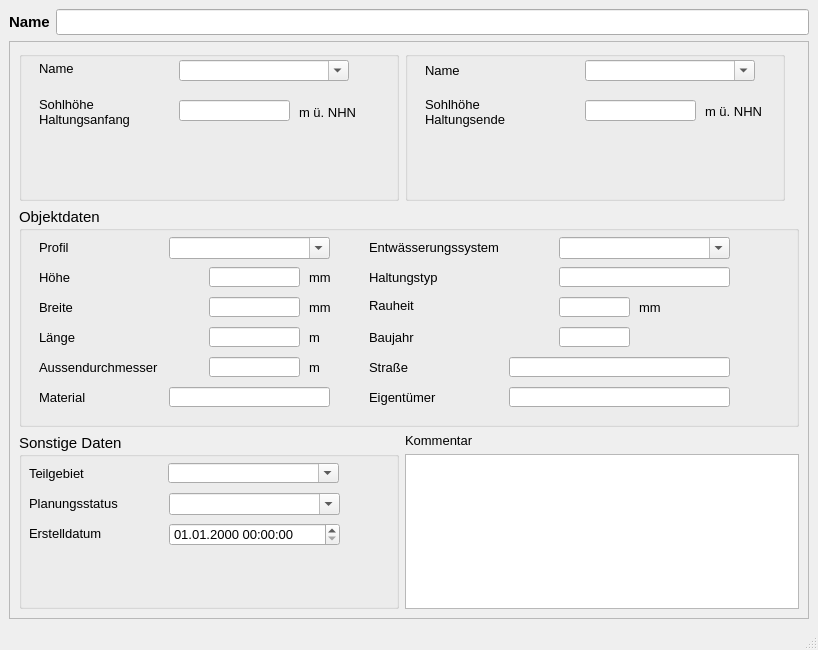
<?xml version="1.0" encoding="UTF-8"?>
<ui version="4.0">
 <class>MainWindow</class>
 <widget class="QMainWindow" name="MainWindow">
  <property name="geometry">
   <rect>
    <x>0</x>
    <y>0</y>
    <width>818</width>
    <height>650</height>
   </rect>
  </property>
  <property name="minimumSize">
   <size>
    <width>680</width>
    <height>520</height>
   </size>
  </property>
  <property name="font">
   <font>
    <family>Tahoma</family>
    <pointsize>10</pointsize>
   </font>
  </property>
  <property name="windowTitle">
   <string>Schieber</string>
  </property>
  <widget class="QWidget" name="centralwidget">
   <layout class="QVBoxLayout" name="verticalLayout">
    <item>
     <layout class="QHBoxLayout" name="horizontalLayout">
      <item>
       <widget class="QLabel" name="label">
        <property name="font">
         <font>
          <family>Tahoma</family>
          <pointsize>11</pointsize>
          <weight>75</weight>
          <bold>true</bold>
         </font>
        </property>
        <property name="text">
         <string>Name</string>
        </property>
       </widget>
      </item>
      <item>
       <widget class="QLineEdit" name="haltnam">
        <property name="font">
         <font>
          <family>Tahoma</family>
          <pointsize>11</pointsize>
         </font>
        </property>
        <property name="toolTip">
         <string>&lt;html&gt;&lt;head/&gt;&lt;body&gt;&lt;p&gt;Eindeutige Bezeichnung&lt;/p&gt;&lt;/body&gt;&lt;/html&gt;</string>
        </property>
        <property name="statusTip">
         <string>Eindeutige Bezeichnung</string>
        </property>
       </widget>
      </item>
     </layout>
    </item>
    <item>
     <widget class="QScrollArea" name="scrollArea">
      <property name="widgetResizable">
       <bool>true</bool>
      </property>
      <widget class="QWidget" name="scrollAreaWidgetContents">
       <property name="geometry">
        <rect>
         <x>0</x>
         <y>0</y>
         <width>794</width>
         <height>536</height>
        </rect>
       </property>
       <layout class="QGridLayout" name="gridLayout">
        <item row="0" column="0">
         <widget class="QGroupBox" name="groupBox_2">
          <property name="minimumSize">
           <size>
            <width>380</width>
            <height>150</height>
           </size>
          </property>
          <property name="font">
           <font>
            <family>Tahoma</family>
            <pointsize>11</pointsize>
           </font>
          </property>
          <property name="title">
           <string/>
          </property>
          <widget class="QComboBox" name="schoben">
           <property name="geometry">
            <rect>
             <x>160</x>
             <y>9</y>
             <width>170</width>
             <height>21</height>
            </rect>
           </property>
           <property name="font">
            <font>
             <family>Tahoma</family>
             <pointsize>10</pointsize>
            </font>
           </property>
           <property name="toolTip">
            <string>&lt;html&gt;&lt;head/&gt;&lt;body&gt;&lt;p&gt;Name des oberen Schachts&lt;/p&gt;&lt;/body&gt;&lt;/html&gt;</string>
           </property>
           <property name="statusTip">
            <string>Name des oberen Schachts</string>
           </property>
           <property name="editable">
            <bool>true</bool>
           </property>
          </widget>
          <widget class="QLabel" name="label_3">
           <property name="geometry">
            <rect>
             <x>20</x>
             <y>9</y>
             <width>90</width>
             <height>16</height>
            </rect>
           </property>
           <property name="font">
            <font>
             <family>Tahoma</family>
             <pointsize>10</pointsize>
            </font>
           </property>
           <property name="text">
            <string>Name</string>
           </property>
          </widget>
          <widget class="QLabel" name="label_28">
           <property name="geometry">
            <rect>
             <x>20</x>
             <y>40</y>
             <width>131</width>
             <height>41</height>
            </rect>
           </property>
           <property name="font">
            <font>
             <family>Tahoma</family>
             <pointsize>10</pointsize>
            </font>
           </property>
           <property name="text">
            <string>Sohlhöhe
Haltungsanfang</string>
           </property>
          </widget>
          <widget class="QLabel" name="label_18">
           <property name="geometry">
            <rect>
             <x>280</x>
             <y>51</y>
             <width>61</width>
             <height>20</height>
            </rect>
           </property>
           <property name="font">
            <font>
             <family>Tahoma</family>
             <pointsize>10</pointsize>
            </font>
           </property>
           <property name="text">
            <string>m ü. NHN</string>
           </property>
          </widget>
          <widget class="QLineEdit" name="sohleoben">
           <property name="geometry">
            <rect>
             <x>160</x>
             <y>49</y>
             <width>111</width>
             <height>21</height>
            </rect>
           </property>
           <property name="font">
            <font>
             <family>Tahoma</family>
             <pointsize>10</pointsize>
            </font>
           </property>
           <property name="toolTip">
            <string/>
           </property>
           <property name="statusTip">
            <string/>
           </property>
          </widget>
         </widget>
        </item>
        <item row="0" column="1">
         <widget class="QGroupBox" name="groupBox_4">
          <property name="minimumSize">
           <size>
            <width>380</width>
            <height>0</height>
           </size>
          </property>
          <property name="maximumSize">
           <size>
            <width>350</width>
            <height>16777215</height>
           </size>
          </property>
          <property name="font">
           <font>
            <family>Tahoma</family>
            <pointsize>11</pointsize>
           </font>
          </property>
          <property name="title">
           <string/>
          </property>
          <widget class="QComboBox" name="schunten">
           <property name="geometry">
            <rect>
             <x>180</x>
             <y>9</y>
             <width>170</width>
             <height>21</height>
            </rect>
           </property>
           <property name="font">
            <font>
             <family>Tahoma</family>
             <pointsize>10</pointsize>
            </font>
           </property>
           <property name="toolTip">
            <string>&lt;html&gt;&lt;head/&gt;&lt;body&gt;&lt;p&gt;Name des unteren Schachts&lt;/p&gt;&lt;/body&gt;&lt;/html&gt;</string>
           </property>
           <property name="statusTip">
            <string>Name des unteren Schachts</string>
           </property>
           <property name="editable">
            <bool>true</bool>
           </property>
          </widget>
          <widget class="QLabel" name="label_9">
           <property name="geometry">
            <rect>
             <x>20</x>
             <y>9</y>
             <width>100</width>
             <height>21</height>
            </rect>
           </property>
           <property name="font">
            <font>
             <family>Tahoma</family>
             <pointsize>10</pointsize>
            </font>
           </property>
           <property name="text">
            <string>Name</string>
           </property>
          </widget>
          <widget class="QLabel" name="label_29">
           <property name="geometry">
            <rect>
             <x>20</x>
             <y>40</y>
             <width>121</width>
             <height>41</height>
            </rect>
           </property>
           <property name="font">
            <font>
             <family>Tahoma</family>
             <pointsize>10</pointsize>
            </font>
           </property>
           <property name="text">
            <string>Sohlhöhe
Haltungsende</string>
           </property>
          </widget>
          <widget class="QLineEdit" name="sohleunten">
           <property name="geometry">
            <rect>
             <x>180</x>
             <y>49</y>
             <width>111</width>
             <height>21</height>
            </rect>
           </property>
           <property name="font">
            <font>
             <family>Tahoma</family>
             <pointsize>10</pointsize>
            </font>
           </property>
           <property name="toolTip">
            <string/>
           </property>
           <property name="statusTip">
            <string/>
           </property>
          </widget>
          <widget class="QLabel" name="label_19">
           <property name="geometry">
            <rect>
             <x>300</x>
             <y>50</y>
             <width>61</width>
             <height>21</height>
            </rect>
           </property>
           <property name="font">
            <font>
             <family>Tahoma</family>
             <pointsize>10</pointsize>
            </font>
           </property>
           <property name="text">
            <string>m ü. NHN</string>
           </property>
          </widget>
         </widget>
        </item>
        <item row="1" column="0" colspan="2">
         <widget class="QGroupBox" name="groupBox_5">
          <property name="minimumSize">
           <size>
            <width>0</width>
            <height>220</height>
           </size>
          </property>
          <property name="maximumSize">
           <size>
            <width>16777215</width>
            <height>220</height>
           </size>
          </property>
          <property name="font">
           <font>
            <family>Tahoma</family>
            <pointsize>11</pointsize>
           </font>
          </property>
          <property name="title">
           <string>Objektdaten</string>
          </property>
          <widget class="QLabel" name="label_21">
           <property name="geometry">
            <rect>
             <x>290</x>
             <y>120</y>
             <width>31</width>
             <height>21</height>
            </rect>
           </property>
           <property name="font">
            <font>
             <family>Tahoma</family>
             <pointsize>10</pointsize>
            </font>
           </property>
           <property name="text">
            <string>m </string>
           </property>
          </widget>
          <widget class="QLabel" name="label_17">
           <property name="geometry">
            <rect>
             <x>20</x>
             <y>110</y>
             <width>151</width>
             <height>41</height>
            </rect>
           </property>
           <property name="font">
            <font>
             <family>Tahoma</family>
             <pointsize>10</pointsize>
            </font>
           </property>
           <property name="text">
            <string>Länge</string>
           </property>
          </widget>
          <widget class="QLabel" name="label_70">
           <property name="geometry">
            <rect>
             <x>620</x>
             <y>90</y>
             <width>46</width>
             <height>21</height>
            </rect>
           </property>
           <property name="font">
            <font>
             <family>Tahoma</family>
             <pointsize>10</pointsize>
            </font>
           </property>
           <property name="text">
            <string>mm</string>
           </property>
          </widget>
          <widget class="QLabel" name="label_54">
           <property name="geometry">
            <rect>
             <x>20</x>
             <y>30</y>
             <width>91</width>
             <height>21</height>
            </rect>
           </property>
           <property name="font">
            <font>
             <family>Tahoma</family>
             <pointsize>10</pointsize>
            </font>
           </property>
           <property name="text">
            <string>Profil</string>
           </property>
          </widget>
          <widget class="QLabel" name="label_52">
           <property name="geometry">
            <rect>
             <x>350</x>
             <y>30</y>
             <width>171</width>
             <height>21</height>
            </rect>
           </property>
           <property name="font">
            <font>
             <family>Tahoma</family>
             <pointsize>10</pointsize>
            </font>
           </property>
           <property name="text">
            <string>Entwässerungssystem</string>
           </property>
          </widget>
          <widget class="QLineEdit" name="material">
           <property name="geometry">
            <rect>
             <x>150</x>
             <y>180</y>
             <width>161</width>
             <height>20</height>
            </rect>
           </property>
           <property name="toolTip">
            <string>&lt;html&gt;&lt;head/&gt;&lt;body&gt;&lt;p&gt;Material&lt;/p&gt;&lt;/body&gt;&lt;/html&gt;</string>
           </property>
           <property name="statusTip">
            <string/>
           </property>
          </widget>
          <widget class="QLineEdit" name="ks">
           <property name="geometry">
            <rect>
             <x>540</x>
             <y>90</y>
             <width>71</width>
             <height>20</height>
            </rect>
           </property>
           <property name="font">
            <font>
             <family>Tahoma</family>
             <pointsize>10</pointsize>
            </font>
           </property>
           <property name="toolTip">
            <string>&lt;html&gt;&lt;head/&gt;&lt;body&gt;&lt;p&gt;Absolute Rauheit gemäß Prandtl-Colebrook&lt;/p&gt;&lt;/body&gt;&lt;/html&gt;</string>
           </property>
           <property name="statusTip">
            <string>Absolute Rauheit gemäß Prandtl-Colebrook</string>
           </property>
          </widget>
          <widget class="QLabel" name="label_20">
           <property name="geometry">
            <rect>
             <x>290</x>
             <y>90</y>
             <width>31</width>
             <height>21</height>
            </rect>
           </property>
           <property name="font">
            <font>
             <family>Tahoma</family>
             <pointsize>10</pointsize>
            </font>
           </property>
           <property name="text">
            <string>mm</string>
           </property>
          </widget>
          <widget class="QLabel" name="label_61">
           <property name="geometry">
            <rect>
             <x>350</x>
             <y>90</y>
             <width>101</width>
             <height>16</height>
            </rect>
           </property>
           <property name="font">
            <font>
             <family>Tahoma</family>
             <pointsize>10</pointsize>
            </font>
           </property>
           <property name="text">
            <string>Rauheit</string>
           </property>
          </widget>
          <widget class="QLabel" name="label_12">
           <property name="geometry">
            <rect>
             <x>350</x>
             <y>120</y>
             <width>101</width>
             <height>21</height>
            </rect>
           </property>
           <property name="font">
            <font>
             <family>Tahoma</family>
             <pointsize>10</pointsize>
            </font>
           </property>
           <property name="text">
            <string>Baujahr</string>
           </property>
          </widget>
          <widget class="QLineEdit" name="hoehe">
           <property name="geometry">
            <rect>
             <x>190</x>
             <y>60</y>
             <width>91</width>
             <height>20</height>
            </rect>
           </property>
           <property name="font">
            <font>
             <family>Tahoma</family>
             <pointsize>10</pointsize>
            </font>
           </property>
           <property name="toolTip">
            <string/>
           </property>
           <property name="statusTip">
            <string/>
           </property>
          </widget>
          <widget class="QComboBox" name="profilnam">
           <property name="geometry">
            <rect>
             <x>150</x>
             <y>30</y>
             <width>161</width>
             <height>22</height>
            </rect>
           </property>
           <property name="font">
            <font>
             <family>Tahoma</family>
             <pointsize>10</pointsize>
            </font>
           </property>
           <property name="toolTip">
            <string>&lt;html&gt;&lt;head/&gt;&lt;body&gt;&lt;p&gt;Profil der Haltung gem. HE&lt;/p&gt;&lt;/body&gt;&lt;/html&gt;</string>
           </property>
           <property name="statusTip">
            <string/>
           </property>
           <property name="editable">
            <bool>true</bool>
           </property>
          </widget>
          <widget class="QLabel" name="label_7">
           <property name="geometry">
            <rect>
             <x>20</x>
             <y>90</y>
             <width>101</width>
             <height>21</height>
            </rect>
           </property>
           <property name="font">
            <font>
             <family>Tahoma</family>
             <pointsize>10</pointsize>
            </font>
           </property>
           <property name="text">
            <string>Breite</string>
           </property>
          </widget>
          <widget class="QLabel" name="label_16">
           <property name="geometry">
            <rect>
             <x>290</x>
             <y>60</y>
             <width>31</width>
             <height>21</height>
            </rect>
           </property>
           <property name="font">
            <font>
             <family>Tahoma</family>
             <pointsize>10</pointsize>
            </font>
           </property>
           <property name="text">
            <string>mm</string>
           </property>
          </widget>
          <widget class="QComboBox" name="entwart">
           <property name="geometry">
            <rect>
             <x>540</x>
             <y>30</y>
             <width>171</width>
             <height>22</height>
            </rect>
           </property>
           <property name="font">
            <font>
             <family>Tahoma</family>
             <pointsize>10</pointsize>
            </font>
           </property>
           <property name="toolTip">
            <string>&lt;html&gt;&lt;head/&gt;&lt;body&gt;&lt;p&gt;vorh. Entwässerungssystem (z.B. Mischwasser, Regenwasser etc.)&lt;/p&gt;&lt;/body&gt;&lt;/html&gt;</string>
           </property>
           <property name="statusTip">
            <string>vorh. Entwässerungssystem (z.B. Mischwasser, Regenwasser etc.)</string>
           </property>
           <property name="editable">
            <bool>true</bool>
           </property>
          </widget>
          <widget class="QLineEdit" name="laenge">
           <property name="geometry">
            <rect>
             <x>190</x>
             <y>120</y>
             <width>91</width>
             <height>20</height>
            </rect>
           </property>
           <property name="font">
            <font>
             <family>Tahoma</family>
             <pointsize>10</pointsize>
            </font>
           </property>
           <property name="toolTip">
            <string/>
           </property>
           <property name="statusTip">
            <string/>
           </property>
          </widget>
          <widget class="QLineEdit" name="aussendurchmesser">
           <property name="geometry">
            <rect>
             <x>190</x>
             <y>150</y>
             <width>91</width>
             <height>20</height>
            </rect>
           </property>
           <property name="toolTip">
            <string>&lt;html&gt;&lt;head/&gt;&lt;body&gt;&lt;p&gt;Aussendurchmesser&lt;/p&gt;&lt;/body&gt;&lt;/html&gt;</string>
           </property>
           <property name="statusTip">
            <string/>
           </property>
          </widget>
          <widget class="QLabel" name="label_14">
           <property name="geometry">
            <rect>
             <x>20</x>
             <y>150</y>
             <width>181</width>
             <height>21</height>
            </rect>
           </property>
           <property name="font">
            <font>
             <family>Tahoma</family>
             <pointsize>10</pointsize>
            </font>
           </property>
           <property name="text">
            <string>Aussendurchmesser</string>
           </property>
          </widget>
          <widget class="QLineEdit" name="breite">
           <property name="geometry">
            <rect>
             <x>190</x>
             <y>90</y>
             <width>91</width>
             <height>20</height>
            </rect>
           </property>
           <property name="font">
            <font>
             <family>Tahoma</family>
             <pointsize>10</pointsize>
            </font>
           </property>
           <property name="toolTip">
            <string/>
           </property>
           <property name="statusTip">
            <string/>
           </property>
          </widget>
          <widget class="QLineEdit" name="baujahr">
           <property name="geometry">
            <rect>
             <x>540</x>
             <y>120</y>
             <width>71</width>
             <height>20</height>
            </rect>
           </property>
           <property name="toolTip">
            <string>&lt;html&gt;&lt;head/&gt;&lt;body&gt;&lt;p&gt;Baujahr&lt;/p&gt;&lt;/body&gt;&lt;/html&gt;</string>
           </property>
           <property name="statusTip">
            <string/>
           </property>
          </widget>
          <widget class="QLabel" name="label_6">
           <property name="geometry">
            <rect>
             <x>20</x>
             <y>60</y>
             <width>101</width>
             <height>21</height>
            </rect>
           </property>
           <property name="font">
            <font>
             <family>Tahoma</family>
             <pointsize>10</pointsize>
            </font>
           </property>
           <property name="text">
            <string>Höhe</string>
           </property>
          </widget>
          <widget class="QLabel" name="label_23">
           <property name="geometry">
            <rect>
             <x>20</x>
             <y>180</y>
             <width>101</width>
             <height>21</height>
            </rect>
           </property>
           <property name="font">
            <font>
             <family>Tahoma</family>
             <pointsize>10</pointsize>
            </font>
           </property>
           <property name="text">
            <string>Material</string>
           </property>
          </widget>
          <widget class="QLabel" name="label_27">
           <property name="geometry">
            <rect>
             <x>290</x>
             <y>150</y>
             <width>31</width>
             <height>21</height>
            </rect>
           </property>
           <property name="font">
            <font>
             <family>Tahoma</family>
             <pointsize>10</pointsize>
            </font>
           </property>
           <property name="text">
            <string>m</string>
           </property>
          </widget>
          <widget class="QLabel" name="label_13">
           <property name="geometry">
            <rect>
             <x>350</x>
             <y>60</y>
             <width>101</width>
             <height>21</height>
            </rect>
           </property>
           <property name="font">
            <font>
             <family>Tahoma</family>
             <pointsize>10</pointsize>
            </font>
           </property>
           <property name="text">
            <string>Haltungstyp</string>
           </property>
          </widget>
          <widget class="QLineEdit" name="haltungstyp">
           <property name="geometry">
            <rect>
             <x>540</x>
             <y>60</y>
             <width>171</width>
             <height>20</height>
            </rect>
           </property>
          </widget>
          <widget class="QLineEdit" name="eigentum">
           <property name="geometry">
            <rect>
             <x>490</x>
             <y>180</y>
             <width>221</width>
             <height>20</height>
            </rect>
           </property>
           <property name="toolTip">
            <string>&lt;html&gt;&lt;head/&gt;&lt;body&gt;&lt;p&gt;Eigentümer&lt;/p&gt;&lt;/body&gt;&lt;/html&gt;</string>
           </property>
           <property name="statusTip">
            <string/>
           </property>
          </widget>
          <widget class="QLabel" name="label_66">
           <property name="geometry">
            <rect>
             <x>350</x>
             <y>150</y>
             <width>100</width>
             <height>20</height>
            </rect>
           </property>
           <property name="font">
            <font>
             <family>Tahoma</family>
             <pointsize>10</pointsize>
            </font>
           </property>
           <property name="text">
            <string>Straße</string>
           </property>
          </widget>
          <widget class="QLineEdit" name="strasse">
           <property name="geometry">
            <rect>
             <x>490</x>
             <y>150</y>
             <width>221</width>
             <height>20</height>
            </rect>
           </property>
           <property name="toolTip">
            <string>&lt;html&gt;&lt;head/&gt;&lt;body&gt;&lt;p&gt;Straßenname&lt;/p&gt;&lt;/body&gt;&lt;/html&gt;</string>
           </property>
           <property name="statusTip">
            <string/>
           </property>
          </widget>
          <widget class="QLabel" name="label_65">
           <property name="geometry">
            <rect>
             <x>350</x>
             <y>180</y>
             <width>100</width>
             <height>20</height>
            </rect>
           </property>
           <property name="font">
            <font>
             <family>Tahoma</family>
             <pointsize>10</pointsize>
            </font>
           </property>
           <property name="text">
            <string>Eigentümer</string>
           </property>
          </widget>
         </widget>
        </item>
        <item row="2" column="0" rowspan="2">
         <widget class="QGroupBox" name="groupBox_3">
          <property name="font">
           <font>
            <family>Tahoma</family>
            <pointsize>11</pointsize>
           </font>
          </property>
          <property name="title">
           <string>Sonstige Daten</string>
          </property>
          <widget class="QComboBox" name="teilgebiet">
           <property name="geometry">
            <rect>
             <x>149</x>
             <y>30</y>
             <width>171</width>
             <height>20</height>
            </rect>
           </property>
           <property name="font">
            <font>
             <family>Tahoma</family>
             <pointsize>10</pointsize>
            </font>
           </property>
           <property name="toolTip">
            <string>&lt;html&gt;&lt;head/&gt;&lt;body&gt;&lt;p&gt;Zuordnung zu definiertem Teilgebiet&lt;/p&gt;&lt;/body&gt;&lt;/html&gt;</string>
           </property>
           <property name="statusTip">
            <string>Zuordnung zu definiertem Teilgebiet</string>
           </property>
           <property name="editable">
            <bool>true</bool>
           </property>
          </widget>
          <widget class="QLabel" name="label_11">
           <property name="geometry">
            <rect>
             <x>10</x>
             <y>30</y>
             <width>71</width>
             <height>20</height>
            </rect>
           </property>
           <property name="font">
            <font>
             <family>Tahoma</family>
             <pointsize>10</pointsize>
            </font>
           </property>
           <property name="text">
            <string>Teilgebiet</string>
           </property>
           <property name="buddy">
            <cstring>simstatus</cstring>
           </property>
          </widget>
          <widget class="QComboBox" name="simstatus">
           <property name="geometry">
            <rect>
             <x>150</x>
             <y>60</y>
             <width>171</width>
             <height>22</height>
            </rect>
           </property>
           <property name="font">
            <font>
             <family>Tahoma</family>
             <pointsize>10</pointsize>
            </font>
           </property>
           <property name="toolTip">
            <string>&lt;html&gt;&lt;head/&gt;&lt;body&gt;&lt;p&gt;&lt;span style=&quot; font-family:'Calibri','sans-serif';&quot;&gt;aktueller Status (z.B. vorhanden, in Planung, etc.)&lt;/span&gt;&lt;/p&gt;&lt;/body&gt;&lt;/html&gt;</string>
           </property>
           <property name="statusTip">
            <string>aktueller Status (z.B. vorhanden, in Planung, etc.)</string>
           </property>
           <property name="editable">
            <bool>true</bool>
           </property>
          </widget>
          <widget class="QgsDateTimeEdit" name="createdat">
           <property name="geometry">
            <rect>
             <x>150</x>
             <y>90</y>
             <width>171</width>
             <height>23</height>
            </rect>
           </property>
           <property name="font">
            <font>
             <family>Tahoma</family>
             <pointsize>10</pointsize>
            </font>
           </property>
           <property name="currentSection">
            <enum>QDateTimeEdit::DaySection</enum>
           </property>
           <property name="displayFormat">
            <string>dd.MM.yyyy HH:mm:ss</string>
           </property>
          </widget>
          <widget class="QLabel" name="label_10">
           <property name="geometry">
            <rect>
             <x>10</x>
             <y>60</y>
             <width>111</width>
             <height>21</height>
            </rect>
           </property>
           <property name="font">
            <font>
             <family>Tahoma</family>
             <pointsize>10</pointsize>
            </font>
           </property>
           <property name="text">
            <string>Planungsstatus</string>
           </property>
           <property name="buddy">
            <cstring>simstatus</cstring>
           </property>
          </widget>
          <widget class="QLabel" name="label_71">
           <property name="geometry">
            <rect>
             <x>10</x>
             <y>90</y>
             <width>151</width>
             <height>21</height>
            </rect>
           </property>
           <property name="font">
            <font>
             <family>Tahoma</family>
             <pointsize>10</pointsize>
            </font>
           </property>
           <property name="text">
            <string>Erstelldatum</string>
           </property>
          </widget>
         </widget>
        </item>
        <item row="2" column="1">
         <widget class="QLabel" name="label_22">
          <property name="font">
           <font>
            <family>Tahoma</family>
            <pointsize>10</pointsize>
           </font>
          </property>
          <property name="text">
           <string>Kommentar</string>
          </property>
         </widget>
        </item>
        <item row="3" column="1">
         <widget class="QTextEdit" name="kommentar">
          <property name="font">
           <font>
            <family>Tahoma</family>
            <pointsize>10</pointsize>
           </font>
          </property>
          <property name="toolTip">
           <string>&lt;html&gt;&lt;head/&gt;&lt;body&gt;&lt;p&gt;&lt;span style=&quot; font-family:'Calibri','sans-serif';&quot;&gt;Platz für eigene Kommentare.&lt;/span&gt;&lt;/p&gt;&lt;/body&gt;&lt;/html&gt;</string>
          </property>
          <property name="statusTip">
           <string>Platz für zusätzliche Kommentare</string>
          </property>
         </widget>
        </item>
       </layout>
      </widget>
     </widget>
    </item>
   </layout>
  </widget>
  <widget class="QMenuBar" name="menubar">
   <property name="geometry">
    <rect>
     <x>0</x>
     <y>0</y>
     <width>818</width>
     <height>27</height>
    </rect>
   </property>
  </widget>
  <widget class="QStatusBar" name="statusbar"/>
 </widget>
 <customwidgets>
  <customwidget>
   <class>QgsDateTimeEdit</class>
   <extends>QDateTimeEdit</extends>
   <header>qgsdatetimeedit.h</header>
  </customwidget>
 </customwidgets>
 <resources/>
 <connections/>
</ui>
